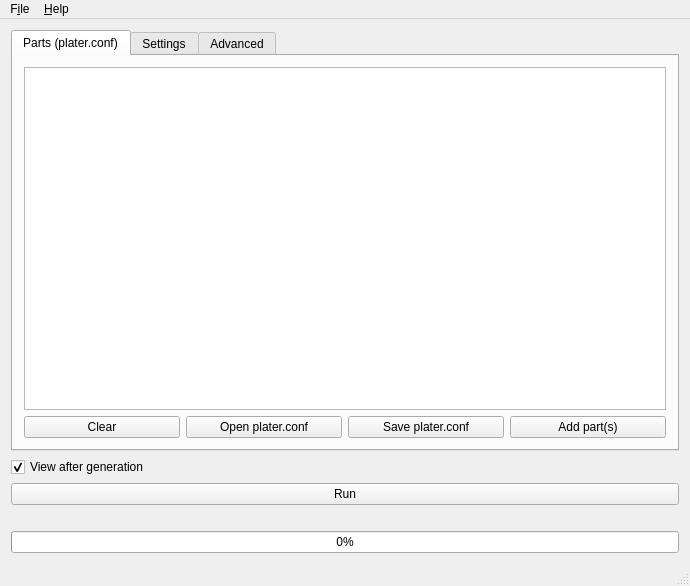
<?xml version="1.0" encoding="UTF-8"?>
<ui version="4.0">
 <class>MainWindow</class>
 <widget class="QMainWindow" name="MainWindow">
  <property name="geometry">
   <rect>
    <x>0</x>
    <y>0</y>
    <width>690</width>
    <height>586</height>
   </rect>
  </property>
  <property name="windowTitle">
   <string>MainWindow</string>
  </property>
  <property name="windowIcon">
   <iconset resource="icons.qrc">
    <normaloff>:/icon/img/plater.png</normaloff>:/icon/img/plater.png</iconset>
  </property>
  <widget class="QWidget" name="main">
   <layout class="QVBoxLayout" name="verticalLayout">
    <item>
     <widget class="QTabWidget" name="Advanced">
      <property name="currentIndex">
       <number>0</number>
      </property>
      <widget class="QWidget" name="tab">
       <attribute name="title">
        <string>Parts (plater.conf)</string>
       </attribute>
       <layout class="QVBoxLayout" name="verticalLayout_4">
        <item>
         <widget class="PartsList" name="parts"/>
        </item>
        <item>
         <layout class="QHBoxLayout" name="horizontalLayout_4">
          <item>
           <widget class="QPushButton" name="clearButton">
            <property name="text">
             <string>Clear</string>
            </property>
            <property name="icon">
             <iconset resource="icons.qrc">
              <normaloff>:/icon/img/clear.png</normaloff>:/icon/img/clear.png</iconset>
            </property>
           </widget>
          </item>
          <item>
           <widget class="QPushButton" name="openButton">
            <property name="text">
             <string>Open plater.conf</string>
            </property>
            <property name="icon">
             <iconset resource="icons.qrc">
              <normaloff>:/icon/img/open.png</normaloff>:/icon/img/open.png</iconset>
            </property>
           </widget>
          </item>
          <item>
           <widget class="QPushButton" name="saveButton">
            <property name="text">
             <string>Save plater.conf</string>
            </property>
            <property name="icon">
             <iconset resource="icons.qrc">
              <normaloff>:/icon/img/save.png</normaloff>:/icon/img/save.png</iconset>
            </property>
           </widget>
          </item>
          <item>
           <widget class="QPushButton" name="partBrowse">
            <property name="text">
             <string>Add part(s)</string>
            </property>
            <property name="icon">
             <iconset resource="icons.qrc">
              <normaloff>:/icon/img/part.png</normaloff>:/icon/img/part.png</iconset>
            </property>
           </widget>
          </item>
         </layout>
        </item>
       </layout>
      </widget>
      <widget class="QWidget" name="tab_2">
       <attribute name="title">
        <string>Settings</string>
       </attribute>
       <layout class="QVBoxLayout" name="verticalLayout_3">
        <item>
         <layout class="QVBoxLayout" name="settings">
          <item>
           <layout class="QHBoxLayout" name="horizontalLayout">
            <item>
             <widget class="QLabel" name="label">
              <property name="text">
               <string>Plate size:</string>
              </property>
             </widget>
            </item>
            <item>
             <widget class="QLineEdit" name="plateWidth">
              <property name="text">
               <string>150</string>
              </property>
             </widget>
            </item>
            <item>
             <widget class="QLabel" name="label_2">
              <property name="text">
               <string>x</string>
              </property>
             </widget>
            </item>
            <item>
             <widget class="QLineEdit" name="plateHeight">
              <property name="text">
               <string>150</string>
              </property>
             </widget>
            </item>
            <item>
             <widget class="QLabel" name="label_3">
              <property name="text">
               <string>mm</string>
              </property>
             </widget>
            </item>
           </layout>
          </item>
          <item>
           <layout class="QHBoxLayout" name="horizontalLayout_9">
            <item>
             <widget class="QCheckBox" name="circularPlate">
              <property name="text">
               <string>The plate is circular, with a diameter of </string>
              </property>
             </widget>
            </item>
            <item>
             <widget class="QLineEdit" name="diameter">
              <property name="text">
               <string>150</string>
              </property>
             </widget>
            </item>
            <item>
             <widget class="QLabel" name="label_13">
              <property name="text">
               <string>mm</string>
              </property>
             </widget>
            </item>
           </layout>
          </item>
          <item>
           <layout class="QHBoxLayout" name="horizontalLayout_2">
            <item>
             <widget class="QLabel" name="label_6">
              <property name="text">
               <string>Output directory:</string>
              </property>
             </widget>
            </item>
            <item>
             <widget class="QLineEdit" name="outputDirectory">
              <property name="text">
               <string>./</string>
              </property>
             </widget>
            </item>
            <item>
             <widget class="QPushButton" name="outputDirectoryButton">
              <property name="text">
               <string>Browse...</string>
              </property>
             </widget>
            </item>
           </layout>
          </item>
         </layout>
        </item>
        <item>
         <spacer name="verticalSpacer">
          <property name="orientation">
           <enum>Qt::Vertical</enum>
          </property>
          <property name="sizeHint" stdset="0">
           <size>
            <width>20</width>
            <height>40</height>
           </size>
          </property>
         </spacer>
        </item>
       </layout>
      </widget>
      <widget class="QWidget" name="tab_3">
       <attribute name="title">
        <string>Advanced</string>
       </attribute>
       <layout class="QVBoxLayout" name="verticalLayout_2">
        <item>
         <layout class="QHBoxLayout" name="horizontalLayout_5">
          <item>
           <widget class="QLabel" name="label_7">
            <property name="text">
             <string>Parts Spacing:</string>
            </property>
           </widget>
          </item>
          <item>
           <widget class="QLineEdit" name="spacing">
            <property name="text">
             <string>2</string>
            </property>
           </widget>
          </item>
          <item>
           <widget class="QLabel" name="label_8">
            <property name="text">
             <string>mm, Precision:</string>
            </property>
           </widget>
          </item>
          <item>
           <widget class="QLineEdit" name="precision">
            <property name="text">
             <string>0.5</string>
            </property>
           </widget>
          </item>
          <item>
           <widget class="QLabel" name="label_9">
            <property name="text">
             <string>mm</string>
            </property>
           </widget>
          </item>
         </layout>
        </item>
        <item>
         <layout class="QHBoxLayout" name="horizontalLayout_6">
          <item>
           <widget class="QLabel" name="label_5">
            <property name="text">
             <string>Brute-force spacing:</string>
            </property>
           </widget>
          </item>
          <item>
           <widget class="QLineEdit" name="bruteForceSpacing">
            <property name="text">
             <string>2</string>
            </property>
           </widget>
          </item>
          <item>
           <widget class="QLabel" name="label_10">
            <property name="text">
             <string>mm</string>
            </property>
           </widget>
          </item>
         </layout>
        </item>
        <item>
         <layout class="QHBoxLayout" name="horizontalLayout_8">
          <item>
           <widget class="QLabel" name="label_12">
            <property name="text">
             <string>Brute-force angle delta: </string>
            </property>
           </widget>
          </item>
          <item>
           <widget class="QLineEdit" name="bruteForceAngle">
            <property name="text">
             <string>90</string>
            </property>
           </widget>
          </item>
         </layout>
        </item>
        <item>
         <layout class="QHBoxLayout" name="horizontalLayout_10">
          <item>
           <widget class="QLabel" name="label_14">
            <property name="text">
             <string>Threads:</string>
            </property>
           </widget>
          </item>
          <item>
           <widget class="QLineEdit" name="nbThreads">
            <property name="text">
             <string>1</string>
            </property>
           </widget>
          </item>
         </layout>
        </item>
        <item>
         <layout class="QHBoxLayout" name="horizontalLayout_11">
          <item>
           <widget class="QLabel" name="label_15">
            <property name="text">
             <string>Sort mode:</string>
            </property>
           </widget>
          </item>
          <item>
           <widget class="QRadioButton" name="singleSort">
            <property name="text">
             <string>Single (just decreasing surface)</string>
            </property>
            <property name="checked">
             <bool>true</bool>
            </property>
            <attribute name="buttonGroup">
             <string notr="true">buttonGroup</string>
            </attribute>
           </widget>
          </item>
          <item>
           <widget class="QRadioButton" name="multipleSort">
            <property name="text">
             <string>Multiple (tr&amp;y multiple sorts)</string>
            </property>
            <attribute name="buttonGroup">
             <string notr="true">buttonGroup</string>
            </attribute>
           </widget>
          </item>
         </layout>
        </item>
        <item>
         <layout class="QHBoxLayout" name="horizontalLayout_7">
          <item>
           <widget class="QLabel" name="label_11">
            <property name="text">
             <string>Random iterations:</string>
            </property>
           </widget>
          </item>
          <item>
           <widget class="QLineEdit" name="randomIterations">
            <property name="text">
             <string>3</string>
            </property>
           </widget>
          </item>
         </layout>
        </item>
        <item>
         <layout class="QHBoxLayout" name="horizontalLayout_3">
          <item>
           <widget class="QLabel" name="label_4">
            <property name="text">
             <string>Output type:</string>
            </property>
           </widget>
          </item>
          <item>
           <widget class="QRadioButton" name="stlRadio">
            <property name="text">
             <string>STL</string>
            </property>
            <property name="checked">
             <bool>true</bool>
            </property>
            <attribute name="buttonGroup">
             <string notr="true">buttonGroup_2</string>
            </attribute>
           </widget>
          </item>
          <item>
           <widget class="QRadioButton" name="ppmRadio">
            <property name="text">
             <string>PPM</string>
            </property>
            <attribute name="buttonGroup">
             <string notr="true">buttonGroup_2</string>
            </attribute>
           </widget>
          </item>
         </layout>
        </item>
        <item>
         <layout class="QHBoxLayout" name="horizontalLayout_12">
          <item>
           <widget class="QCheckBox" name="outputCsv">
            <property name="text">
             <string>Output plates.csv</string>
            </property>
           </widget>
          </item>
         </layout>
        </item>
        <item>
         <spacer name="verticalSpacer_2">
          <property name="orientation">
           <enum>Qt::Vertical</enum>
          </property>
          <property name="sizeHint" stdset="0">
           <size>
            <width>20</width>
            <height>40</height>
           </size>
          </property>
         </spacer>
        </item>
       </layout>
      </widget>
     </widget>
    </item>
    <item>
     <widget class="QCheckBox" name="viewAfter">
      <property name="text">
       <string>View after generation</string>
      </property>
      <property name="checked">
       <bool>true</bool>
      </property>
     </widget>
    </item>
    <item>
     <widget class="QPushButton" name="runButton">
      <property name="text">
       <string>Run</string>
      </property>
      <property name="icon">
       <iconset resource="icons.qrc">
        <normaloff>:/icon/img/gears.png</normaloff>:/icon/img/gears.png</iconset>
      </property>
     </widget>
    </item>
    <item>
     <widget class="QLabel" name="message">
      <property name="text">
       <string/>
      </property>
     </widget>
    </item>
    <item>
     <widget class="QProgressBar" name="progressBar">
      <property name="value">
       <number>0</number>
      </property>
     </widget>
    </item>
   </layout>
  </widget>
  <widget class="QStatusBar" name="statusBar"/>
  <widget class="QMenuBar" name="menuBar">
   <property name="geometry">
    <rect>
     <x>0</x>
     <y>0</y>
     <width>690</width>
     <height>20</height>
    </rect>
   </property>
   <widget class="QMenu" name="menuAbout">
    <property name="tearOffEnabled">
     <bool>false</bool>
    </property>
    <property name="title">
     <string>&amp;Help</string>
    </property>
    <property name="separatorsCollapsible">
     <bool>false</bool>
    </property>
    <addaction name="actionAbout"/>
   </widget>
   <widget class="QMenu" name="menuFile">
    <property name="title">
     <string>F&amp;ile</string>
    </property>
    <addaction name="actionOpen_plater_conf"/>
    <addaction name="actionSave"/>
    <addaction name="actionAdd_parts"/>
    <addaction name="separator"/>
    <addaction name="actionSave_configuration"/>
    <addaction name="actionLoad_configuration"/>
    <addaction name="separator"/>
    <addaction name="actionQuit"/>
   </widget>
   <addaction name="menuFile"/>
   <addaction name="menuAbout"/>
  </widget>
  <action name="actionAbout">
   <property name="text">
    <string>&amp;About</string>
   </property>
  </action>
  <action name="actionOpen_plater_conf">
   <property name="text">
    <string>&amp;Open plater.conf...</string>
   </property>
   <property name="shortcut">
    <string>Ctrl+O</string>
   </property>
  </action>
  <action name="actionAdd_parts">
   <property name="text">
    <string>&amp;Add parts</string>
   </property>
   <property name="shortcut">
    <string>Ctrl+P</string>
   </property>
  </action>
  <action name="actionQuit">
   <property name="text">
    <string>&amp;Quit</string>
   </property>
   <property name="shortcut">
    <string>Ctrl+Q</string>
   </property>
  </action>
  <action name="actionSave">
   <property name="text">
    <string>&amp;Save plater.conf</string>
   </property>
   <property name="shortcut">
    <string>Ctrl+S</string>
   </property>
  </action>
  <action name="actionSave_configuration">
   <property name="text">
    <string>Save config.json</string>
   </property>
  </action>
  <action name="actionLoad_configuration">
   <property name="text">
    <string>Load config.json</string>
   </property>
  </action>
 </widget>
 <layoutdefault spacing="6" margin="11"/>
 <customwidgets>
  <customwidget>
   <class>PartsList</class>
   <extends>QTextEdit</extends>
   <header>partslist.h</header>
  </customwidget>
 </customwidgets>
 <resources>
  <include location="icons.qrc"/>
 </resources>
 <connections/>
 <buttongroups>
  <buttongroup name="buttonGroup_2"/>
  <buttongroup name="buttonGroup"/>
 </buttongroups>
</ui>
